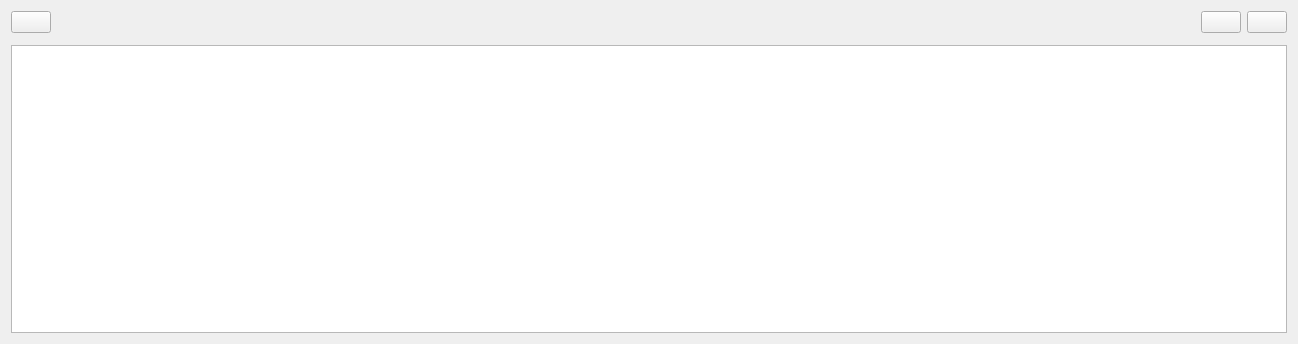
<?xml version="1.0" encoding="UTF-8"?>
<ui version="4.0">
    <class>KnowledgeGraphWidget</class>
    <widget class="QWidget" name="KnowledgeGraphWidget">
        <property name="enabled">
            <bool>true</bool>
        </property>
        <property name="geometry">
            <rect>
                <x>0</x>
                <y>0</y>
                <width>1298</width>
                <height>344</height>
            </rect>
        </property>
        <property name="windowTitle">
            <string>Knowledge Graph</string>
        </property>
        <layout class="QVBoxLayout" name="verticalLayout" stretch="0,0,0">
            <item>
                <layout class="QHBoxLayout" name="horizontalLayout" stretch="0,0,0,0">
                    <item>
                        <widget class="QPushButton" name="refresh_graph_push_button">
                            <property name="toolTip">
                                <string>Refresh ROS graph</string>
                            </property>
                            <property name="iconSize">
                                <size>
                                    <width>16</width>
                                    <height>16</height>
                                </size>
                            </property>
                        </widget>
                    </item>
                    <item>
                        <spacer name="horizontalSpacer">
                            <property name="orientation">
                                <enum>Qt::Horizontal</enum>
                            </property>
                            <property name="sizeHint" stdset="0">
                                <size>
                                    <width>40</width>
                                    <height>20</height>
                                </size>
                            </property>
                        </spacer>
                    </item>
                    <item>
                        <widget class="QPushButton" name="save_as_svg_push_button">
                            <property name="toolTip">
                                <string>Save as SVG</string>
                            </property>
                            <property name="iconSize">
                                <size>
                                    <width>16</width>
                                    <height>16</height>
                                </size>
                            </property>
                        </widget>
                    </item>
                    <item>
                        <widget class="QPushButton" name="save_as_image_push_button">
                            <property name="toolTip">
                                <string>Save as image</string>
                            </property>
                            <property name="iconSize">
                                <size>
                                    <width>16</width>
                                    <height>16</height>
                                </size>
                            </property>
                        </widget>
                    </item>
                </layout>
            </item>
            <item>
                <widget class="QWidget" name="widget" native="true">
                    <layout class="QHBoxLayout" name="horizontalLayout_5">
                        <property name="leftMargin">
                            <number>0</number>
                        </property>
                        <property name="topMargin">
                            <number>0</number>
                        </property>
                        <property name="rightMargin">
                            <number>0</number>
                        </property>
                        <property name="bottomMargin">
                            <number>0</number>
                        </property>
                        <item>
                            <widget class="QWidget" name="widget" native="true">
                                <layout class="QHBoxLayout" name="horizontalLayout_5a" stretch="">
                                    <property name="leftMargin">
                                        <number>0</number>
                                    </property>
                                    <property name="topMargin">
                                        <number>0</number>
                                    </property>
                                    <property name="rightMargin">
                                        <number>0</number>
                                    </property>
                                    <property name="bottomMargin">
                                        <number>0</number>
                                    </property>
                                </layout>
                            </widget>
                        </item>
                    </layout>
                </widget>
            </item>
            <item>
                <widget class="InteractiveGraphicsView" name="graphics_view">
                    <property name="renderHints">
                        <set>QPainter::Antialiasing|QPainter::HighQualityAntialiasing|QPainter::SmoothPixmapTransform|QPainter::TextAntialiasing</set>
                    </property>
                    <property name="resizeAnchor">
                        <enum>QGraphicsView::AnchorViewCenter</enum>
                    </property>
                </widget>
            </item>
        </layout>
    </widget>
    <customwidgets>
        <customwidget>
            <class>InteractiveGraphicsView</class>
            <extends>QGraphicsView</extends>
            <header>knowledge_graph_viewer.interactive_graphics_view</header>
        </customwidget>
    </customwidgets>
    <resources/>
    <connections/>
</ui>
